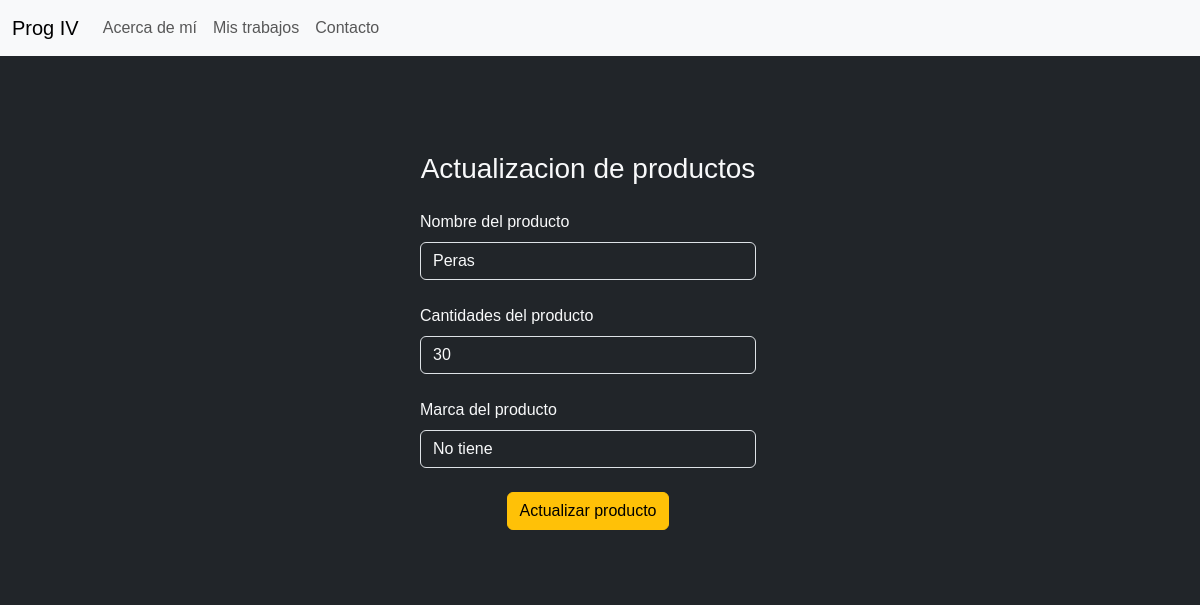
The app's page /edit_index.php?id=15 with its own data.
### tables this page shows
CREATE TABLE `productos` (
  `id` int(11) NOT NULL,
  `nombre_producto` varchar(255) NOT NULL,
  `cantidad_producto` int(11) NOT NULL,
  `marca_producto` varchar(255) NOT NULL
);

### edit_index.php (the view, shortened to what this page needs)
<?php
    include "model/conn.php";
    $id = $_GET["id"];
    $sql = $conn->query(" select * from productos where id = $id ");
?>
<!DOCTYPE html>
<html lang="en">
<head>
    <link href="https://cdn.jsdelivr.net/npm/bootstrap@5.3.8/dist/css/bootstrap.min.css" rel="stylesheet">
    <link rel="stylesheet" href="extras.css">
</head>
<header>
    <nav class="navbar navbar-expand-lg bg-light">
        <div class="container-fluid">
            <a href="#" class="navbar-brand">Prog IV</a>
            <div class="collapse navbar-collapse" id="navbarNav">
                <ul class="navbar-nav">
                    <li class="nav-item">
                        <a class="nav-link" href="#">Acerca de mí</a>
                    </li>
                    <li class="nav-item">
                        <a class="nav-link" href="#">Mis trabajos</a>
                    </li>
                    <li class="nav-item">
                        <a class="nav-link" href="#">Contacto</a>
                    </li>
                </ul>
            </div>
        </div>
    </nav>
</header>
<body class="bg-dark">
    <section id="registro" class="mt-5 p-5 bg-dark">
        <div class="container-fluid row text-light">
            <form class="col-lg-4 m-auto" method="POST">
                <h3 class="text-center">Actualizacion de productos</h3>
                <?php
                    include "controller/edit_product_controller.php";
                    while($datos = $sql->fetch_object()){
                ?>
                <div class="mt-4">
                    <label for="form_nombre_producto" class="form-label">Nombre del producto</label>
                    <input type="text" class="form-control bg-dark text-light" name="nombre_producto" value="<?= $datos->nombre_producto ?>" require>
                </div>
                <div class="mt-4">
                    <label for="form_cantidad_producto" class="form-label">Cantidades del producto</label>
                    <input type="number" class="form-control bg-dark text-light" name="cantidad_producto" value="<?= $datos->cantidad_producto ?>" require>
                </div>
                <div class="mt-4">
                    <label for="form_marca_producto" class="form-label">Marca del producto</label>
                    <input type="text" class="form-control bg-dark text-light" name="marca_producto" value="<?= $datos->marca_producto ?>" require>
                </div>
                <?php
                }
                ?>
                <div class="text-center">
                    <button type="submit" class="btn btn-warning mt-4" name="btnactualizar" value="ok">Actualizar producto</button>
                </div>
            </form>
        </div>
    </section>
</body>
</html>

### extras.css (style rules this page uses)
* { font-family: "Outfit", sans-serif; font-optical-sizing: auto; font-weight: 500; font-style: normal; }

### records on screen
productos: nombre_producto "Peras", cantidad_producto "30", marca_producto "No tiene"
